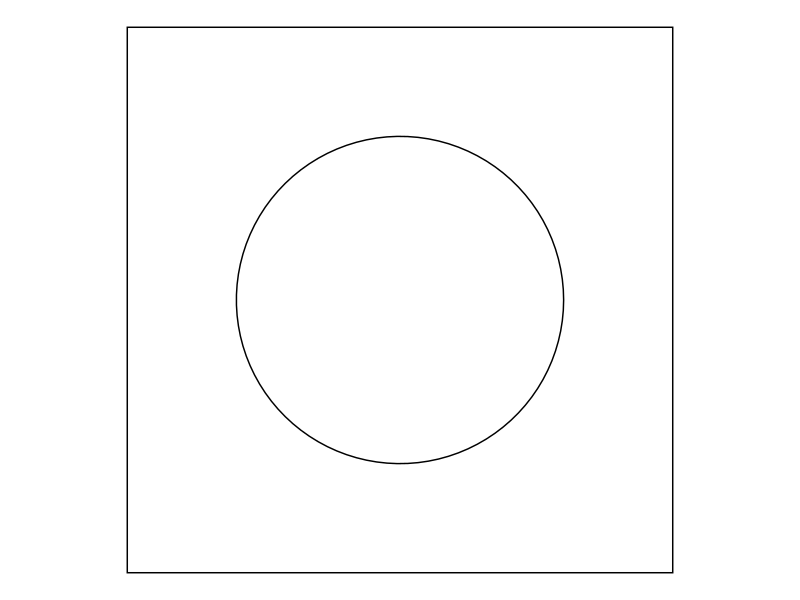
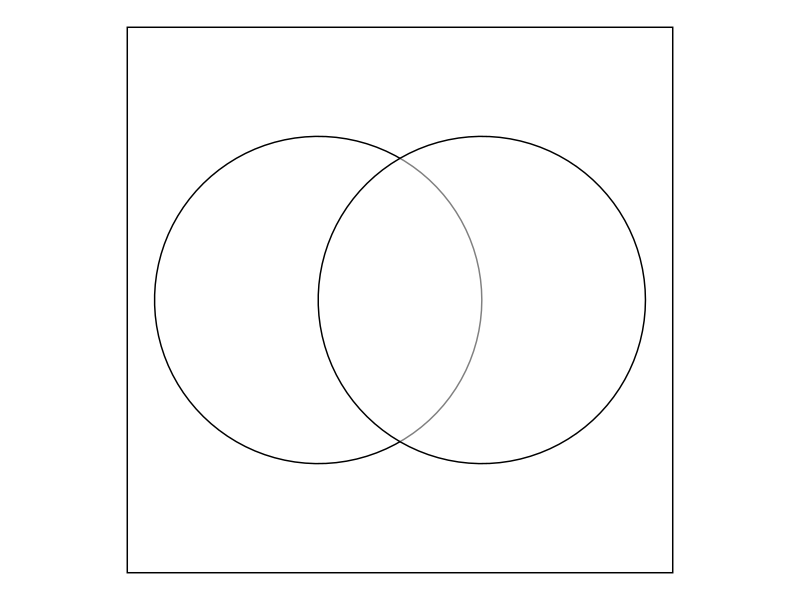
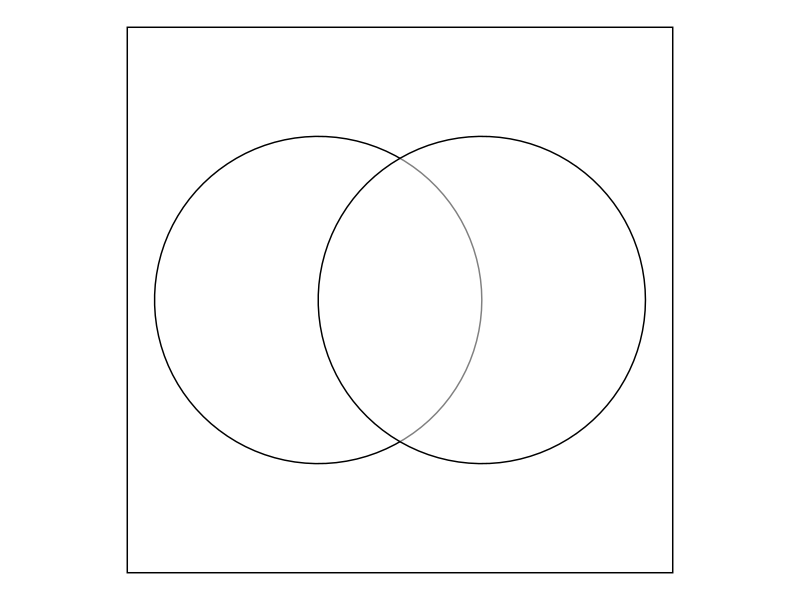
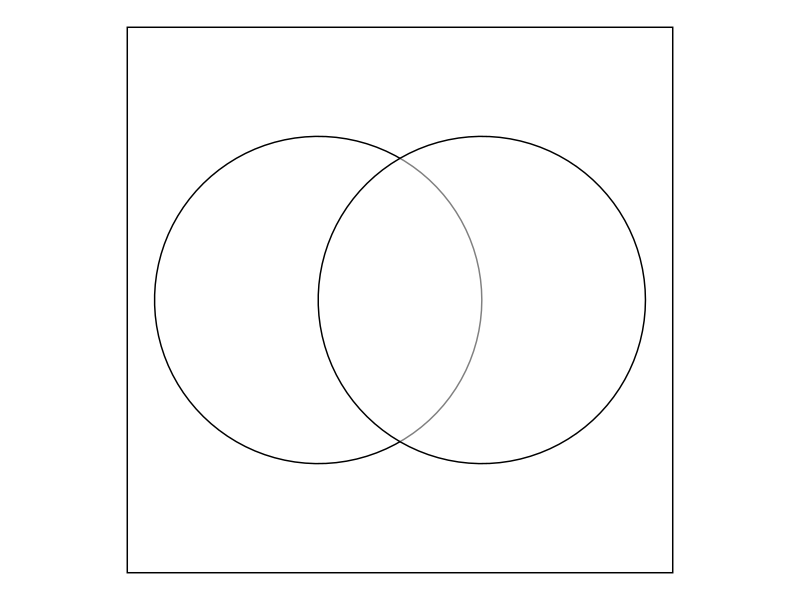

Write R code to recreate these figures, in order. (Note: this script raises an error after producing the figures.)
## ---- chunk 1
library(formatR)
library(tidyverse)
library(kableExtra)

# Set so that long lines in R will be wrapped:
knitr::opts_chunk$set(tidy.opts=list(width.cutoff=80), tidy=FALSE)
knitr::opts_chunk$set(cache=TRUE,warning=F)
knitr::opts_chunk$set(out.height='40%',fig.align = "center")
add.space = 0

# kable table global setup
kt = function(data) {
  kable(data, align = "c", escape = FALSE) %>%
    kable_styling(bootstrap_options = c("striped"),
                  latex_options = c("hold_position"))
}
## ---- chunk 2
# roll one fair six-sided die in R
sample(x=1:6,size=1)
## ---- chunk 3
# roll two fair six-sided dice in R
sample(x=1:6,size=2)
## ---- chunk 4
# generate one random number between 0 and 1
runif(n=1)
## ---- chunk 5
library(ggplot2)

# Define the size of the box and the circle
box_size = 10
circle_radius = 3

# Create a data frame for the circle
circle = data.frame(
  x = circle_radius * cos(seq(0, 2 * pi, length.out = 100)) + box_size / 2,
  y = circle_radius * sin(seq(0, 2 * pi, length.out = 100)) + box_size / 2
)

# Create the plot
venn1 = ggplot() +
  # Draw the box
  geom_rect(aes(xmin = 0, xmax = box_size, ymin = 0, ymax = box_size),
            fill = "white", color = "black") +
  # Draw the circle
  geom_polygon(data = circle, aes(x = x, y = y), fill = "white", color = "black") +
  # Set the aspect ratio to 1:1
  coord_fixed() +
  # Remove axes and labels
  theme_void() +
  theme(plot.title = element_text(hjust = 0.5))
venn1
## ---- chunk 6
# Define the size of the box and the circle
box_size = 10
circle_radius = 3

# Adjust the centers for the circles to create a proper overlap
circle1 = data.frame(
  x = circle_radius * cos(seq(0, 2 * pi, length.out = 100)) + (box_size / 2) - (circle_radius / 2),
  y = circle_radius * sin(seq(0, 2 * pi, length.out = 100)) + box_size / 2
)

circle2 = data.frame(
  x = circle_radius * cos(seq(0, 2 * pi, length.out = 100)) + (box_size / 2) + (circle_radius / 2),
  y = circle_radius * sin(seq(0, 2 * pi, length.out = 100)) + box_size / 2
)

# Create the plot
venn2 = ggplot() +
  # Draw the box
  geom_rect(aes(xmin = 0, xmax = box_size, ymin = 0, ymax = box_size),
            fill = "white", color = "black") +
  # Draw the first circle with some transparency
  geom_polygon(data = circle1, aes(x = x, y = y), fill = "white", color = "black", alpha = 0.5) +
  # Draw the second circle with some transparency
  geom_polygon(data = circle2, aes(x = x, y = y), fill = "white", color = "black", alpha = 0.5) +
  # Set the aspect ratio to 1:1
  coord_fixed() +
  # Remove axes and labels
  theme_void() +
  theme(plot.title = element_text(hjust = 0.5))
venn2
## ---- chunk 7
library(ggplot2)

# Define the size of the box and the circle
box_size = 10
circle_radius = 3

# Adjust the centers for the circles to create a proper overlap
circle1 = data.frame(
  x = circle_radius * cos(seq(0, 2 * pi, length.out = 100)) + (box_size / 3),
  y = circle_radius * sin(seq(0, 2 * pi, length.out = 100)) + (box_size / 2) + 1  # Moved up more
)

circle2 = data.frame(
  x = circle_radius * cos(seq(0, 2 * pi, length.out = 100)) + 2 * (box_size / 3),
  y = circle_radius * sin(seq(0, 2 * pi, length.out = 100)) + (box_size / 2) + 1  # Moved up more
)

circle3 = data.frame(
  x = circle_radius * cos(seq(0, 2 * pi, length.out = 100)) + (box_size / 2),
  y = circle_radius * sin(seq(0, 2 * pi, length.out = 100)) + (box_size / 3)
)

# Create the plot
venn3 = ggplot() +
  # Draw the box
  geom_rect(aes(xmin = 0, xmax = box_size, ymin = 0, ymax = box_size),
            fill = "white", color = "black") +
  # Draw the first circle with some transparency
  geom_polygon(data = circle1, aes(x = x, y = y), fill = "white", color = "black", alpha = 0.5) +
  # Draw the second circle with some transparency
  geom_polygon(data = circle2, aes(x = x, y = y), fill = "white", color = "black", alpha = 0.5) +
  # Draw the third circle with some transparency
  geom_polygon(data = circle3, aes(x = x, y = y), fill = "white", color = "black", alpha = 0.5) +
  # Set the aspect ratio to 1:1
  coord_fixed() +
  # Remove axes and labels
  theme_void() +
  theme(plot.title = element_text(hjust = 0.5))
## ---- chunk 8
venn2
## ---- chunk 9
venn2
## ---- chunk 10
grid.arrange(venn2,venn2,venn2,ncol=3)
## ---- chunk 11
grid.arrange(venn3,venn3,venn3,ncol=3)
## ---- chunk 12
grid.arrange(venn3,venn3,venn3,ncol=3)
## ---- chunk 13
grid.arrange(venn3,venn3,venn3,ncol=3)
## ---- chunk 14
knitr::include_graphics('images/QuartileExample.png')
## ---- chunk 15
library(knitr)

# Create the data frame
data = data.frame(
  `Political Affiliation` = c("Republican", "Democrat", "Independent", "Total"),
  `Approves of Congress` = c(100, 20, 40, 160),
  `Disapproves of Congress` = c(20, 80, 40, 140),
  `Total` = c(120, 100, 80, 300)
)

# Render the table using kable
kable(data, format = "markdown", align = "c", col.names = c("Political Affiliation", "Approves of Congress", "Disapproves of Congress", "Total"))
## ---- chunk 16
plot.new()
box()
## ---- chunk 17
set.seed(2020)
data = sample(x = 1:6,size = 100,replace = T); data
## ---- chunk 18
hist(data,breaks=0:6)
## ---- chunk 19
table(data)
barplot(table(data))
## ---- chunk 20
set.seed(2020)
data = sample(x = 1:6,size = 10000,replace = T)
table(data)
## ---- chunk 21
barplot(table(data))
## ---- chunk 22
# Calculate P(Roll < 3)
# From theory, we know that P(Roll < 3) = P(1) + P(2) = 1/6 + 1/6 = 1/3

# count up the number of rolls less than 3
num.under3 = sum( data < 3 ) 

# divide the number of rolls less than 3 by the number of rolls
prob.under3 = num.under3 / 10000
prob.under3

# alternatively:
prob.under3 = mean(data < 3)
prob.under3
## ---- chunk 23
set.seed(2020)
d1 = sample(x = 1:6,size = 10000,replace = T)
d2 = sample(x = 1:6,size = 10000,replace = T)
## ---- chunk 24
num.events = sum(d1 == 1 & d2 == 2)
prob = num.events / 10000; prob
## ---- chunk 25
num.events = sum(d1 < 2 | d2 > 2)
prob = num.events / 10000; prob
## ---- chunk 26
table(d1+d2)
barplot(table(d1+d2),xlab="Sum of Dice",ylab="Counts")
